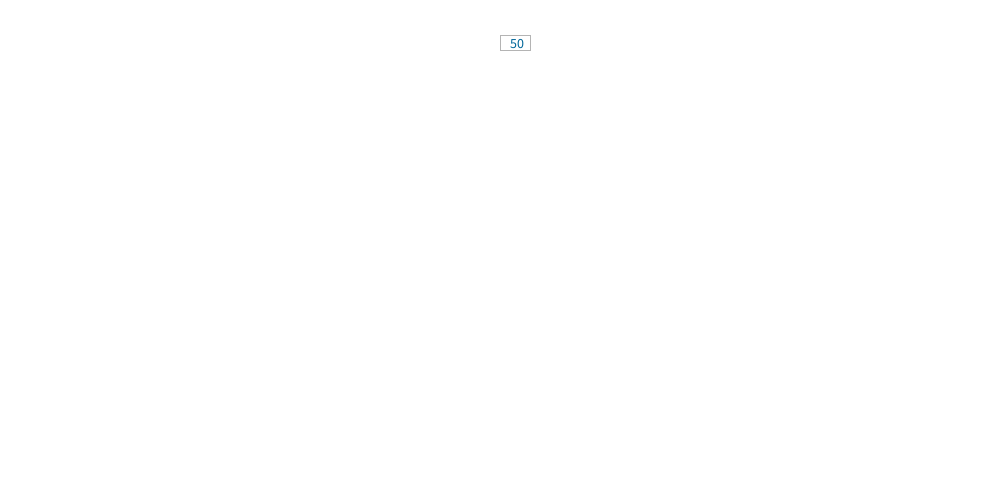
Frame 1 (no input)
Frame 60 (the mouse pressed at the canvas centre just before this capture): identical to frame 1, image omitted
Frame 120 (the mouse held since frame 60 and released just before this capture): identical to frame 1, image omitted

The Processing sketch that drew this single still picture (run headless with seeded random() and noise(); from frame 60 on, the mouse is pressed at the canvas centre):

// Processing sketch: tree
// ── tree.pde
import java.util.*;

TreeRoot root = new TreeRoot();
ArrayList<TreeNode> levels = new ArrayList<TreeNode>();
int rect_wdth = 20;

void setup(){
  size(1000, 500);
  
  //for (int i = 0; i < 10; i++) {
  //  int randomValue = int(random(0, 200));
    
  //}
  
  // Level 1
  root.add(50);
  // Level 2
  root.add(25);
  root.add(75);  
  // Level 3
  root.add(12);
  root.add(37);
  root.add(62);
  root.add(87);
  // Level 4  
  root.add(6);
  root.add(24);
  root.add(31);
  root.add(43);  
  root.add(56);
  root.add(68);
  root.add(81);
  root.add(93);
  
  background(255);
  stroke(180);
  textSize(14);
  levels.add(root.root);
  int level = 1;
  while(levels.size() > 0){
    int nodeNums = levels.size();
    ArrayList<TreeNode> nextLevels = new ArrayList<TreeNode>();
    for (TreeNode curr: levels){
      // Draw (x , y ,w, h)
      fill(255);
      rect(width/2, 25 + level*10, 30, 15);
      fill(0, 102, 153);
      text(curr.value, width/2 + 10, 38 + level*10);
      if (curr.left != null){
        nextLevels.add(curr.left);
      }
      if (curr.right != null){
        nextLevels.add(curr.right);
      }
    }
    
    levels.clear();    
    level++;
  }
  
}

void draw() {
  
  
}

// ── TreeNode.pde
public class TreeNode
{
  public int value = 0;
  public TreeNode left;
  public TreeNode right;
  
  public TreeNode(){
  }
  
  public TreeNode(int value){
   this.value = value; 
   this.left = null;
   this.right = null;
  }
  
}

// ── TreeRoot.pde
import java.util.*;

public class TreeRoot
{
  
  public TreeNode root;
  
  public TreeRoot(){
  }
  
  public void add(int value) {
      root = addRecursive(root, value);
  }
    
  private TreeNode addRecursive(TreeNode current, int value) {
    if (current == null) {
        return new TreeNode(value);
    }

    if (value < current.value) {
        current.left = addRecursive(current.left, value);
    } else if (value > current.value) {
        current.right = addRecursive(current.right, value);
    } else {
        // value already exists
        return current;
    }

    return current;
  }
 
  
}
